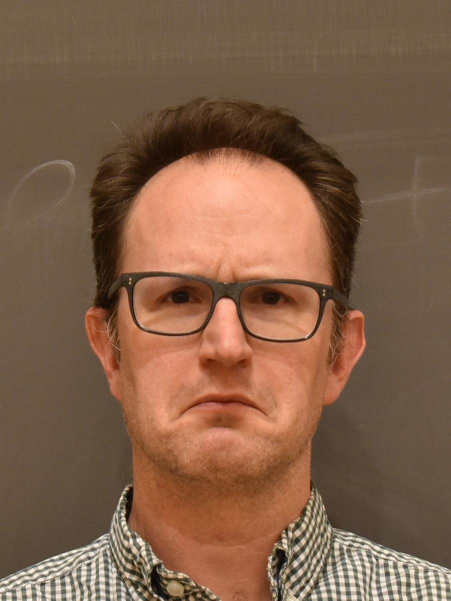
#> input picture data1Cropped/img003.jpg, 901 x 1201 px (shown at 1/2 size)
$ python compareTwoFaces.py
#> lines starting #> are read from the running program, lines starting #| are printed output that depends on the picture
from PIL import Image
import numpy as np

## Determines whether or not to show images
show_images = True
num_comps = 50

## Opens images and converts them to greyscale
grey_img_1 = Image.open("data1Cropped/img003.jpg").convert("L")
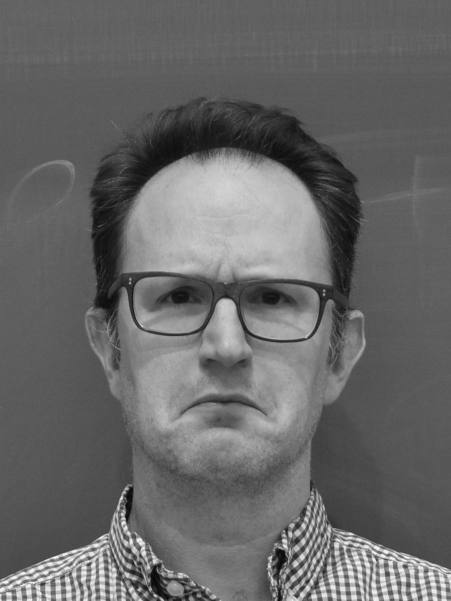
#> grey_img_1: PIL image 901x1201 L (shown at 1/2 size); min 2, max 252, mean 103.3
pixel_array_1 = np.asarray(grey_img_1).astype(np.uint8)

grey_img_2 = Image.open("data1Cropped/img002.jpg").convert("L")
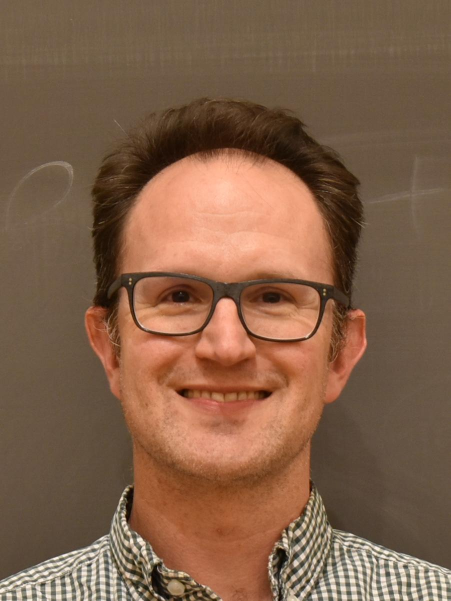
#> input picture data1Cropped/img002.jpg, 901 x 1201 px (shown at 1/2 size)
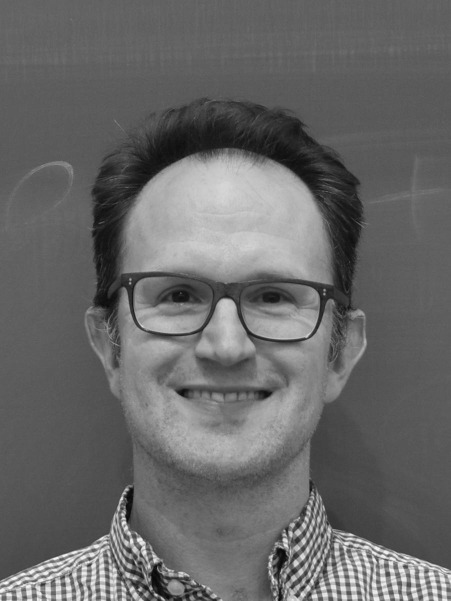
#> grey_img_2: PIL image 901x1201 L (shown at 1/2 size); min 2, max 251, mean 103.6
pixel_array_2 = np.asarray(grey_img_2).astype(np.uint8)

## Performs SVD on both images separately
## Then reconstructs the images with a set number of components
u1, s1, v1 = np.linalg.svd(pixel_array_1,full_matrices=False)
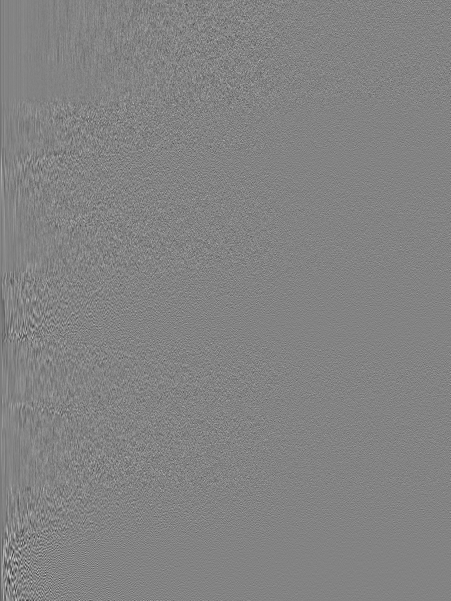
#> u1: shape (1201, 901) float64 (shown at 1/2 size); min -0.216, max 0.203, mean -3.79e-05; drawn with min black and max white
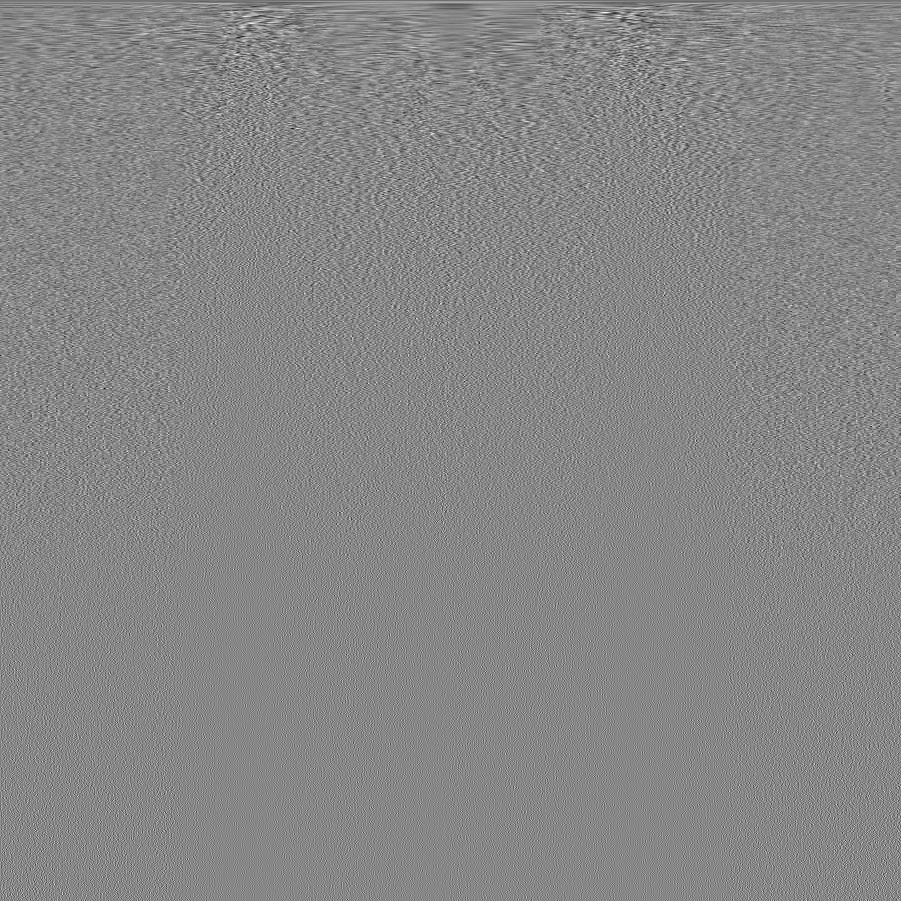
#> v1: shape (901, 901) float64; min -0.227, max 0.201, mean -4.09e-05; drawn with min black and max white
#> s1 = 901 values, max 109960.7 at index 0, min 1.79 at index 900, mean 382.1
remade1 = np.matrix(u1[:,:num_comps]) * np.diag(s1[:num_comps]) * np.matrix(v1[:num_comps, : ])

u2, s2, v2 = np.linalg.svd(pixel_array_2,full_matrices=False)
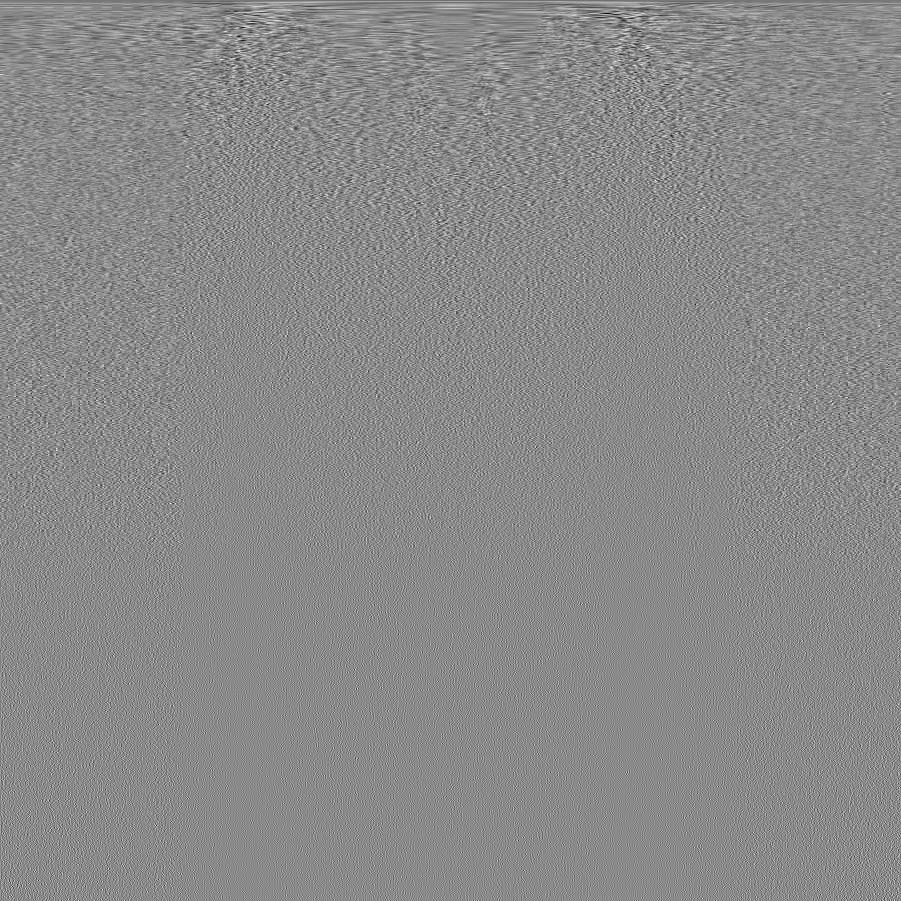
#> v2: shape (901, 901) float64; min -0.218, max 0.184, mean -4.08e-05; drawn with min black and max white
#> s2 = 901 values, max 110244.3 at index 0, min 1.85 at index 900, mean 383.2
remade2 = np.matrix(u2[:,:num_comps]) * np.diag(s2[:num_comps]) * np.matrix(v2[:num_comps, : ])

## Shows the images if you want to see who they are
if show_images:
    new_image1 = Image.fromarray(remade1)
    new_image2 = Image.fromarray(remade2)
    new_image1.show()
    new_image2.show()

## Reshapes the images so they are column vectors
flattened_array_1 = np.reshape(np.asarray(remade1),[901*1201])
flattened_array_2 = np.reshape(np.asarray(remade2),[901*1201])

## Performs cosine similarity by finding angle between vectors
dot_product = np.dot(flattened_array_1, flattened_array_2)
#> dot_product = 1.31e+10
cosine_similarity = dot_product / (np.linalg.norm(flattened_array_1)*np.linalg.norm(flattened_array_2))
#> cosine_similarity = 0.994

print("Cosine similarity after " + str(num_comps) + " component SVD: " + str(round(cosine_similarity,3)*100) + "%")
#| Cosine similarity after 50 component SVD: 99.4%


flattened_array_1 = np.reshape(np.asarray(pixel_array_1),[901*1201])
flattened_array_2 = np.reshape(np.asarray(pixel_array_2),[901*1201])

## Performs cosine similarity by finding angle between vectors
dot_product = np.dot(flattened_array_1, flattened_array_2)
#> dot_product = 146
cosine_similarity = dot_product / (np.linalg.norm(flattened_array_1)*np.linalg.norm(flattened_array_2))
#> cosine_similarity = 1.11e-08

print("Cosine similarity of raw images:          "  + str(round(cosine_similarity,3)*100) + "%")
#| Cosine similarity of raw images:          0.0%
print("Actual value: " + str(cosine_similarity * 100) + "%")
#| Actual value: 1.1070876547300715e-06%
